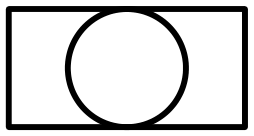
#> input picture data/raw/iso_symbols_clean/2034.png, 254 x 136 px
$ python -i input_norm.py   (imports and definitions only)
#> lines starting #> are read from the running program, lines starting #| are printed output that depends on the picture; after the words box and inside, x2 and y2 are one past the last pixel; in counts of white or black regions, pixels touching at a corner belong together
#> further down, picture is the input picture: PIL image 254x136 RGB; min 0, max 255, mean 211.1
"""Canonical input normalization for symbol images (docs/BACKUP_PLAN.md A4, PLAN_PHASE_C 1b).

The one-shot match compares a DigitizePID crop (raster, scanned-looking, a 10% margin of
context with pipes and text, any aspect ratio) with an ISO template (clean vector artwork cut
tight to its bbox). Both are then squashed to a square by `Resize((imgsz, imgsz))`, which
distorts the aspect ratio (template width / height spans 0.38-3.58). `ink_letterbox` brings
both sides to the same form before any transform:

1. grayscale -> Otsu binarization (ink black, background white): drops scan tone and grey
   levels, so only the shape is left;
2. tight cut around the ink of the connected components that reach the central part of the
   image (CENTER_FRAC), so pipes and text at the rim of a crop do not set the box, unless they
   are attached to the symbol (then the box keeps them: a known limit);
3. letterbox: pad with white to a square around that cut, keeping the aspect ratio, with
   MARGIN_FRAC on each side (the same margin as utils.crop_box.CROP_MARGIN_FRAC).

Applied IDENTICALLY to queries and templates; an encoder trained without it sees a different
input distribution under it (PLAN_PHASE_C: only the ImageNet-style encoders are a fair test
without retraining).
"""

from __future__ import annotations

import cv2
import numpy as np
from PIL import Image

MARGIN_FRAC = 0.10  # each side, as a fraction of the longer side of the ink box
CENTER_FRAC = 0.5  # the central box a component must touch to count as the symbol
MIN_CONTRAST = 32  # gray levels; below this max - min the image is treated as blank
MIN_COMPONENT_PX = 4  # specks smaller than this never set the box


def ink_mask(gray: np.ndarray) -> np.ndarray:
    """Boolean ink mask of a uint8 grayscale image by Otsu; all False when the image is
    (nearly) uniform, where Otsu would split noise."""
    if gray.ndim != 2:
        raise ValueError(f"expected a 2-D grayscale array, got shape {gray.shape}")
    if int(gray.max()) - int(gray.min()) < MIN_CONTRAST:
        return np.zeros(gray.shape, dtype=bool)
    thr, _ = cv2.threshold(gray, 0, 255, cv2.THRESH_BINARY + cv2.THRESH_OTSU)
#> thr = 130
    return gray <= thr
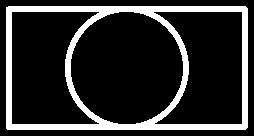
#> returned value: shape (136, 254) bool; 17.4% white; 1 white region, box (x1, y1, x2, y2) and area: (6, 6, 248, 130) 5999


def symbol_box(mask: np.ndarray, center_frac: float = CENTER_FRAC) -> tuple[int, int, int, int]:
    """(x0, y0, x1, y1), exclusive ends: union box of the ink components that overlap the
    central `center_frac` box; every component if none does. `mask` must hold some ink."""
#> called with center_frac = 0.5
    h, w = mask.shape
#> h = 136; w = 254
    n, _, stats, _ = cv2.connectedComponentsWithStats(mask.astype(np.uint8), connectivity=8)
#> n = 2; stats = [[0, 0, 254, 136, 28545], [6, 6, 242, 124, 5999]]
    comps = [stats[i] for i in range(1, n) if stats[i][cv2.CC_STAT_AREA] >= MIN_COMPONENT_PX]
#> comps = [[6, 6, 242, 124, 5999]]
    if not comps:
        comps = [stats[i] for i in range(1, n)]
    if not comps:
        raise ValueError("symbol_box needs a mask with ink")
    cx0, cx1 = w * (1 - center_frac) / 2, w * (1 + center_frac) / 2
#> cx0 = 63.5; cx1 = 190.5
    cy0, cy1 = h * (1 - center_frac) / 2, h * (1 + center_frac) / 2
#> cy0 = 34; cy1 = 102

    def central(s) -> bool:
        x, y, bw, bh = (int(s[k]) for k in (0, 1, 2, 3))
        return x < cx1 and x + bw > cx0 and y < cy1 and y + bh > cy0

    keep = [s for s in comps if central(s)] or comps
#> keep = [[6, 6, 242, 124, 5999]]
    x0 = min(int(s[0]) for s in keep)
#> x0 = 6
    y0 = min(int(s[1]) for s in keep)
#> y0 = 6
    x1 = max(int(s[0] + s[2]) for s in keep)
#> x1 = 248
    y1 = max(int(s[1] + s[3]) for s in keep)
#> y1 = 130
    return x0, y0, x1, y1


def ink_letterbox(
    img: Image.Image, margin: float = MARGIN_FRAC, center_frac: float = CENTER_FRAC
) -> Image.Image:
    """Binarized symbol, cut to its ink box, letterboxed to a white square (RGB). A blank
    image comes back as a white square of its longer side."""
    gray = np.asarray(img.convert("L"))
    mask = ink_mask(gray)
    if not mask.any():
        side = max(gray.shape)
        return Image.new("RGB", (side, side), (255, 255, 255))
    x0, y0, x1, y1 = symbol_box(mask, center_frac)
#> x0 = 6; y0 = 6; x1 = 248; y1 = 130
    cut = np.where(mask[y0:y1, x0:x1], 0, 255).astype(np.uint8)
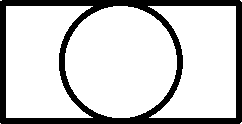
#> cut: shape (124, 242); 80% white; 1 black region, box (x1, y1, x2, y2) and area: (0, 0, 242, 124) 5999
    h, w = cut.shape
#> h = 124; w = 242
    side = max(1, int(round(max(h, w) * (1 + 2 * margin))))
#> side = 290
    canvas = np.full((side, side), 255, dtype=np.uint8)
    top, left = (side - h) // 2, (side - w) // 2
#> top = 83; left = 24
    canvas[top : top + h, left : left + w] = cut
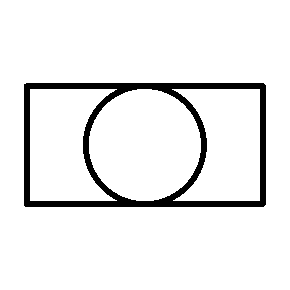
#> canvas: shape (290, 290); 92.9% white; 1 black region, box (x1, y1, x2, y2) and area: (24, 83, 266, 207) 5999
    return Image.fromarray(canvas).convert("RGB")


# `oneshot.input_norm` values (null = off). Applied to templates (pid-iso-prototypes) and to
# every query crop (pipeline.oneshot_infer.OneShotClassifier); recorded in the prototype and
# CL2N-center files so a mismatch is refused, as with the encoder itself.
INPUT_NORMS = {"ink_letterbox": ink_letterbox}


def input_norm_fn(name):
    """The callable for an `oneshot.input_norm` value; None when off (null / empty)."""
    if not name:
        return None
    if str(name) not in INPUT_NORMS:
        raise ValueError(
            f"oneshot.input_norm must be null or one of {sorted(INPUT_NORMS)}, got {name!r}"
        )
    return INPUT_NORMS[str(name)]

>>> from PIL import Image
>>> picture = Image.open('../../data/raw/iso_symbols_clean/2034.png')
>>> result = ink_letterbox(picture)

$ run again, on data/raw/iso_symbols_clean/2044.png
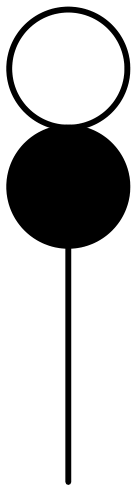
#> input picture data/raw/iso_symbols_clean/2044.png, 137 x 491 px
#> picture is the input picture: PIL image 137x491 RGB; min 0, max 255, mean 196.2
#> thr = 128
#> in ink_mask, `return gray <= thr`:
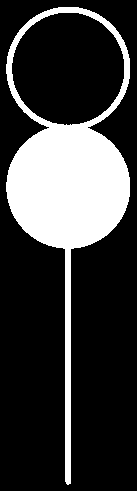
#> returned value: shape (491, 137) bool; 23.1% white; 1 white region, box (x1, y1, x2, y2) and area: (6, 7, 130, 485) 15547
#> n = 2; stats = [[0, 0, 137, 491, 51720], [6, 7, 124, 478, 15547]]
#> comps = [[6, 7, 124, 478, 15547]]
#> in symbol_box, `x0 = min(int(s[0]) for s in keep)`: x0 = 6
#> in symbol_box, `y0 = min(int(s[1]) for s in keep)`: y0 = 7
#> in symbol_box, `x1 = max(int(s[0] + s[2]) for s in keep)`: x1 = 130
#> in symbol_box, `y1 = max(int(s[1] + s[3]) for s in keep)`: y1 = 485
#> in ink_letterbox, `x0, y0, x1, y1 = symbol_box(mask, center_frac)`: x0 = 6; y0 = 7; x1 = 130; y1 = 485
#> cut: shape (478, 124); 73.8% white; 1 black region, box (x1, y1, x2, y2) and area: (0, 0, 124, 478) 15547
#> in ink_letterbox, `canvas[top : top + h, left : left + w] = cut`:
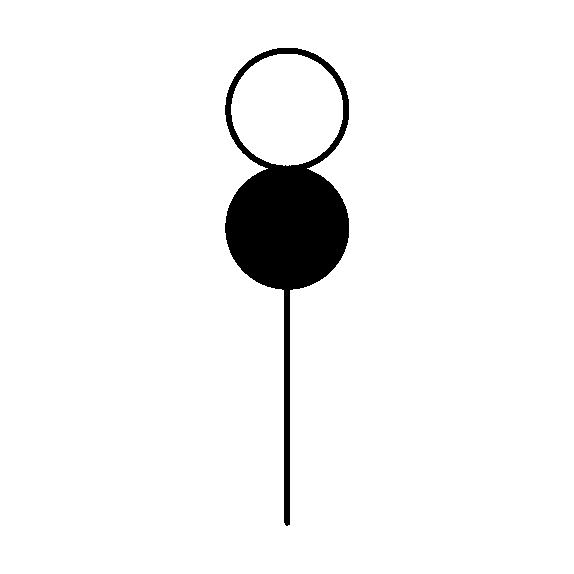
#> canvas: shape (574, 574); 95.3% white; 1 black region, box (x1, y1, x2, y2) and area: (225, 48, 349, 526) 15547

$ run again, on data/raw/iso_symbols_clean/2045.png
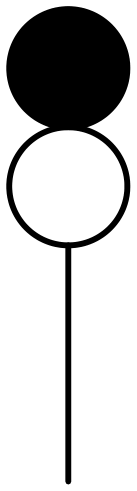
#> input picture data/raw/iso_symbols_clean/2045.png, 137 x 491 px
#> picture is the input picture: PIL image 137x491 RGB; min 0, max 255, mean 196.2
#> thr = 128
#> in ink_mask, `return gray <= thr`:
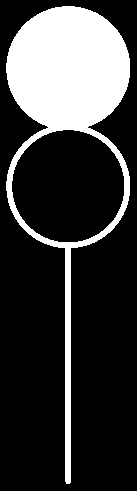
#> returned value: shape (491, 137) bool; 23.1% white; 1 white region, box (x1, y1, x2, y2) and area: (6, 6, 130, 484) 15545
#> n = 2; stats = [[0, 0, 137, 491, 51722], [6, 6, 124, 478, 15545]]
#> comps = [[6, 6, 124, 478, 15545]]
#> in symbol_box, `x0 = min(int(s[0]) for s in keep)`: x0 = 6
#> in symbol_box, `x1 = max(int(s[0] + s[2]) for s in keep)`: x1 = 130
#> in symbol_box, `y1 = max(int(s[1] + s[3]) for s in keep)`: y1 = 484
#> in ink_letterbox, `x0, y0, x1, y1 = symbol_box(mask, center_frac)`: x0 = 6; x1 = 130; y1 = 484
#> cut: shape (478, 124); 73.8% white; 1 black region, box (x1, y1, x2, y2) and area: (0, 0, 124, 478) 15545
#> in ink_letterbox, `canvas[top : top + h, left : left + w] = cut`:
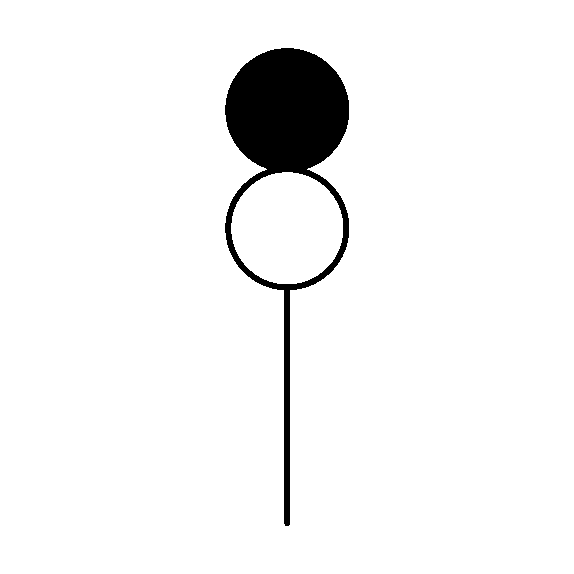
#> canvas: shape (574, 574); 95.3% white; 1 black region, box (x1, y1, x2, y2) and area: (225, 48, 349, 526) 15545

$ run again, on data/raw/iso_symbols_clean/2063.png
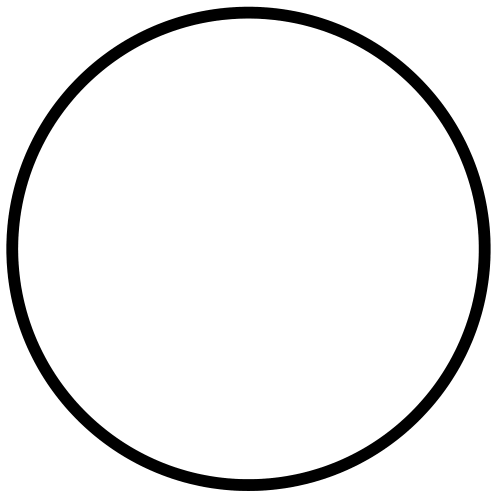
#> input picture data/raw/iso_symbols_clean/2063.png, 497 x 497 px
#> picture is the input picture: PIL image 497x497 RGB; min 0, max 255, mean 236.9
#> thr = 129
#> in ink_mask, `return gray <= thr`:
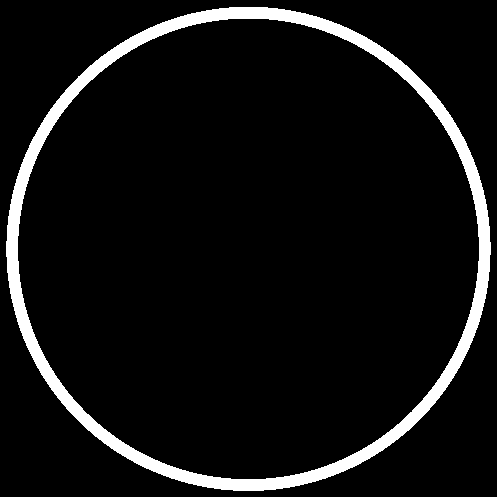
#> returned value: shape (497, 497) bool; 7.1% white; 1 white region, box (x1, y1, x2, y2) and area: (6, 7, 491, 491) 17535
#> n = 2; stats = [[0, 0, 497, 497, 229474], [6, 7, 485, 484, 17535]]
#> comps = [[6, 7, 485, 484, 17535]]
#> in symbol_box, `x0 = min(int(s[0]) for s in keep)`: x0 = 6
#> in symbol_box, `y0 = min(int(s[1]) for s in keep)`: y0 = 7
#> in symbol_box, `x1 = max(int(s[0] + s[2]) for s in keep)`: x1 = 491
#> in ink_letterbox, `x0, y0, x1, y1 = symbol_box(mask, center_frac)`: x0 = 6; y0 = 7; x1 = 491
#> cut: shape (484, 485); 92.5% white; 1 black region, box (x1, y1, x2, y2) and area: (0, 0, 485, 484) 17535
#> in ink_letterbox, `canvas[top : top + h, left : left + w] = cut`:
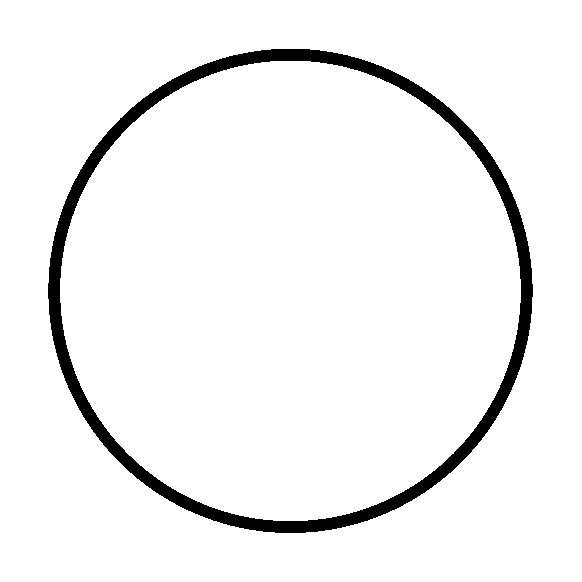
#> canvas: shape (582, 582); 94.8% white; 1 black region, box (x1, y1, x2, y2) and area: (48, 49, 533, 533) 17535
